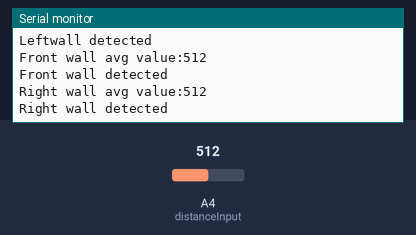
Bench run of a sketch on a simulated Arduino Uno, built with avr-gcc and run on an emulated ATmega328P. Parts: the last lines printed to the serial monitor. The inputs (shaded band) are chosen by the test bench; at power-on: A4 (distanceInput) = 512.

Above: at 4.2 s.
4.3 s: A4 (distanceInput) set to 986
At 4.88 s:
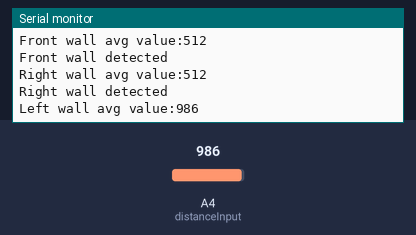
7.3 s: A4 (distanceInput) set to 1014
At 7.39 s:
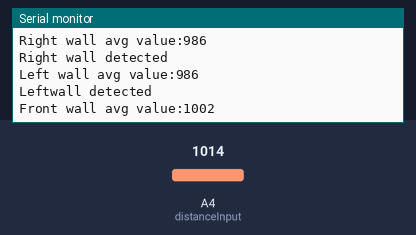
Timing chart, 0 to 9.8 s (numbered marks = the images above; inputs shaded):
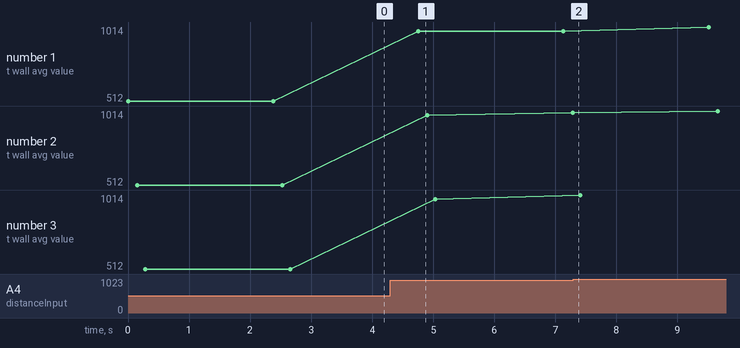

The sketch:

wallSensorDiagnostics.ino
```cpp
int mux_S0 = 7, mux_S1 = 8;
int distanceInput;

int isThereAWall(int);

void setup() {
  Serial.begin(9600);
  pinMode(mux_S0, OUTPUT);
  pinMode(mux_S1, OUTPUT);
  distanceInput = A4;
}

void loop() {
  if (isThereAWall(0) == 1) Serial.println("Leftwall detected");
  if (isThereAWall(1) == 1) Serial.println("Front wall detected");
  if (isThereAWall(2) == 1) Serial.println("Right wall detected");
  Serial.println();
  delay(2000);
}

int isThereAWall (int sensor){
  if (sensor == 0){  //Y0 - left wall
      digitalWrite(mux_S0, LOW);
      digitalWrite(mux_S1, LOW);
      Serial.print("Left wall avg value:");
      int temp;
      for (int i = 0; i < 5; i++){
        temp = temp + analogRead(distanceInput);
        delay(25);
      }
      int wallSense = temp/5;
      Serial.println(wallSense);
      return (wallSense > 250);
  }
  else if (sensor == 1){ //Y1 - front wall
      digitalWrite(mux_S0, HIGH);
      digitalWrite(mux_S1, LOW);
      Serial.print("Front wall avg value:");
      int temp;
      for (int i = 0; i < 5; i++){
        temp = temp + analogRead(distanceInput);
        delay(25);
      }
      int wallSense = temp/5;
      Serial.println(wallSense);
      return (wallSense > 250);
  }
  else if (sensor == 2){ //Y2 - right wall
      digitalWrite(mux_S0, LOW);
      digitalWrite(mux_S1, HIGH);
      Serial.print("Right wall avg value:");
      int temp;
      for (int i = 0; i < 5; i++){
        temp = temp + analogRead(distanceInput);
        delay(25);
      }
      int wallSense = temp/5;
      Serial.println(wallSense);
      return (wallSense > 250);
  }

  return 0;
}
```

Measured:
- the behaviour switches between 999 and 1000 on A4 (distanceInput) (found by bisection; images 1 and 2)
- after the input at 4.3 s, the serial monitor: prints a new line after 0.46 s (image 1)
- plotted number 1: 512 → 986 after the input at 4.3 s, 986 → 1014 after the input at 7.3 s
- plotted number 2: 512 → 1002 after the input at 4.3 s, 1002 → 1014 after the input at 7.3 s
- plotted number 3: 512 → 986 after the input at 4.3 s, 986 → 1014 after the input at 7.3 s
